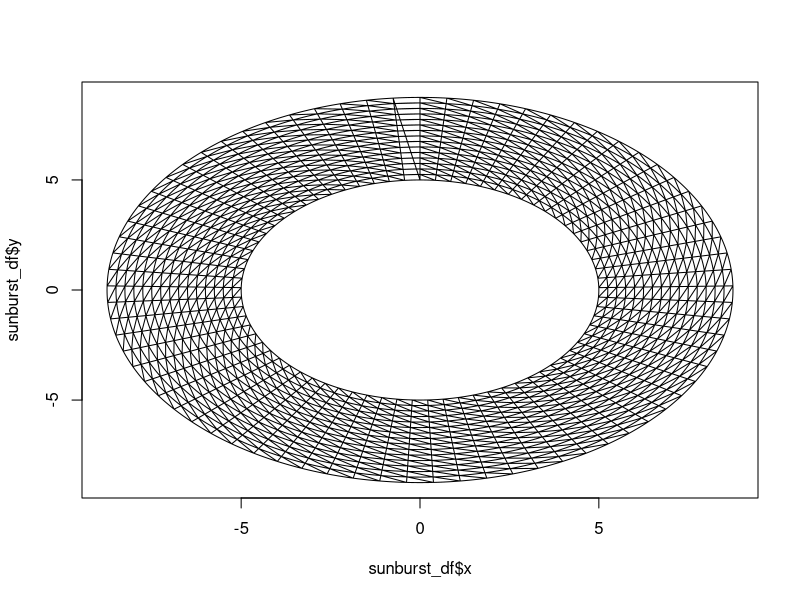

Reproduce this figure in R.

build_segment <- function(min,max,increment,inner_radius,outer_radius){
  x <- c()
  y <- c()
  
  for(i in seq(min, max, increment)){
    x1 <- inner_radius * sin(2*pi*(i/360))
    y1 <- inner_radius * cos(2*pi*(i/360))
    x <- c(x,x1)
    y <- c(y,y1)
  }
  
  for(j in seq(max, min, -increment)){
    x2 <- outer_radius * sin(2*pi*(j/360))
    y2 <- outer_radius * cos(2*pi*(j/360))
    x <- c(x,x2)
    y <- c(y,y2)
  }
  
  path <- 1:length(x)
  
  df <- data.frame(x = x,y = y,path = path,stringsAsFactors = F)
  return(df)
}


n_rings <- 15
n_questions <- 73
radius_start <- 5
radius_increase <- 0.25

inner_radius <- c()
outer_radius <- c()

for(r in 1:n_rings){
  inner_radius <- c(inner_radius,rep(radius_start + (radius_increase*(r-1)),n_questions))
  outer_radius <- c(outer_radius,rep(radius_start + (radius_increase*(r)),n_questions))
}

min <- rep(0:(n_questions-1) *(360/n_questions),n_rings)
max <- rep(1:n_questions *(360/n_questions),n_rings)
increment <- rep(360/(n_questions*10),n_questions * n_rings)

levels_df <- data.frame(min = min,
                        max = max,
                        increment = increment,
                        inner_radius = inner_radius,
                        outer_radius = outer_radius,
                        stringsAsFactors = F)


n <- nrow(levels_df)

sunburst_list = vector("list", length = n)

for(a in 1:nrow(levels_df)){
  
  df <- build_segment(levels_df$min[a],levels_df$max[a],levels_df$increment[a],levels_df$inner_radius[a],levels_df$outer_radius[a])
  df$id <- a
  sunburst_list[[a]] <- df
}
sunburst_df <- do.call(rbind, sunburst_list)

plot(sunburst_df$x,sunburst_df$y,type="n")
polygon(sunburst_df$x,sunburst_df$y)


write.csv(sunburst_df,"test_sunburst.csv",row.names = F)

